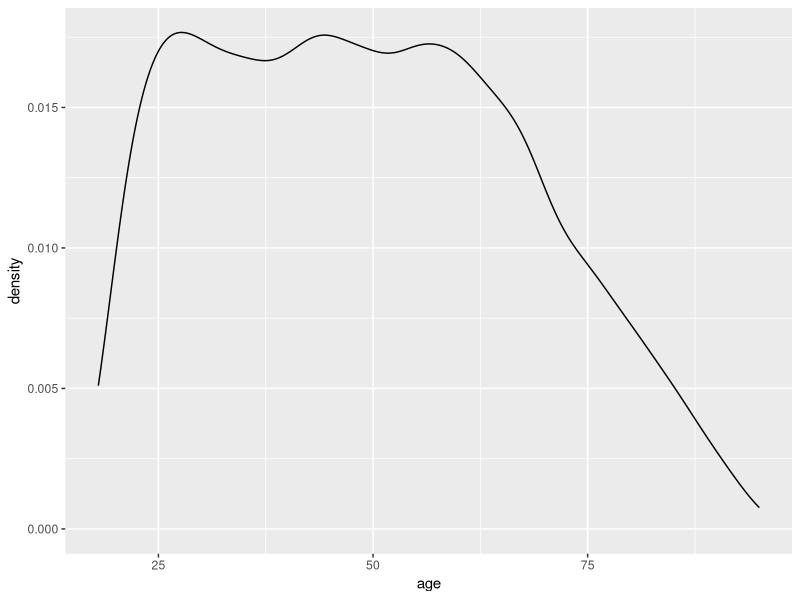
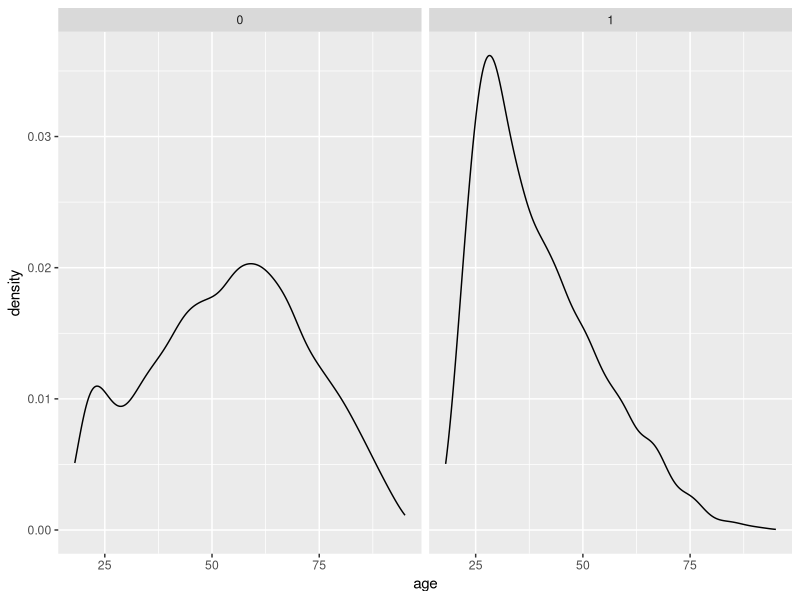
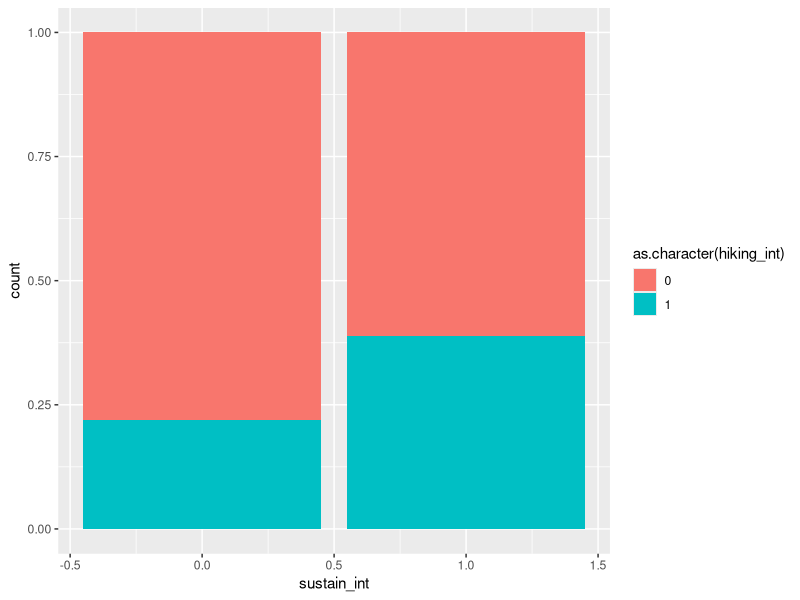
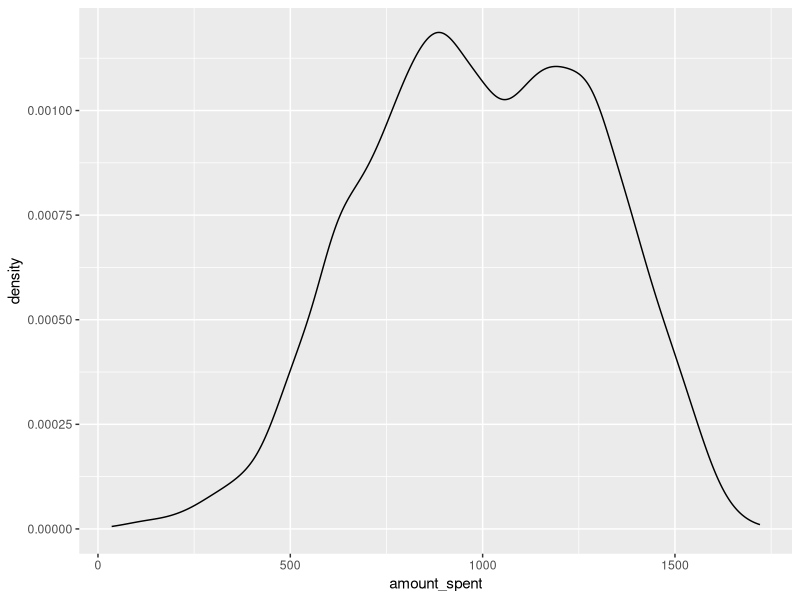
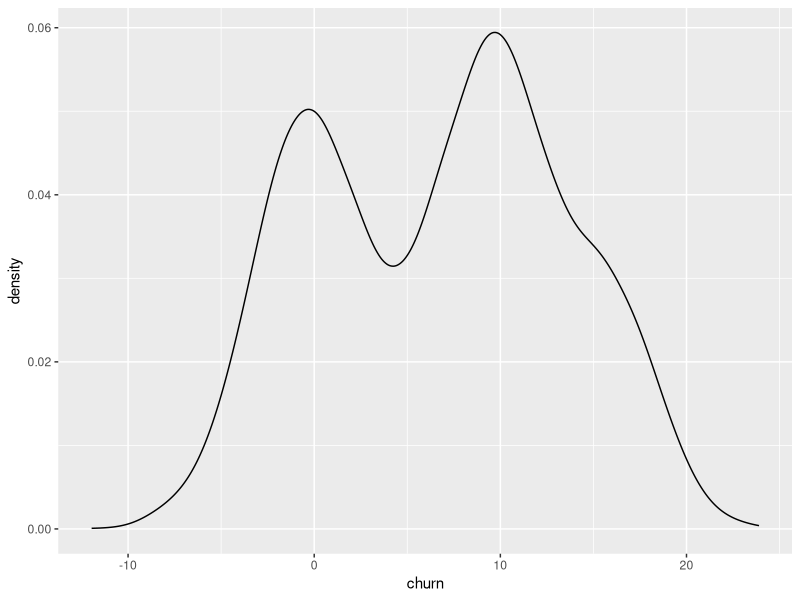
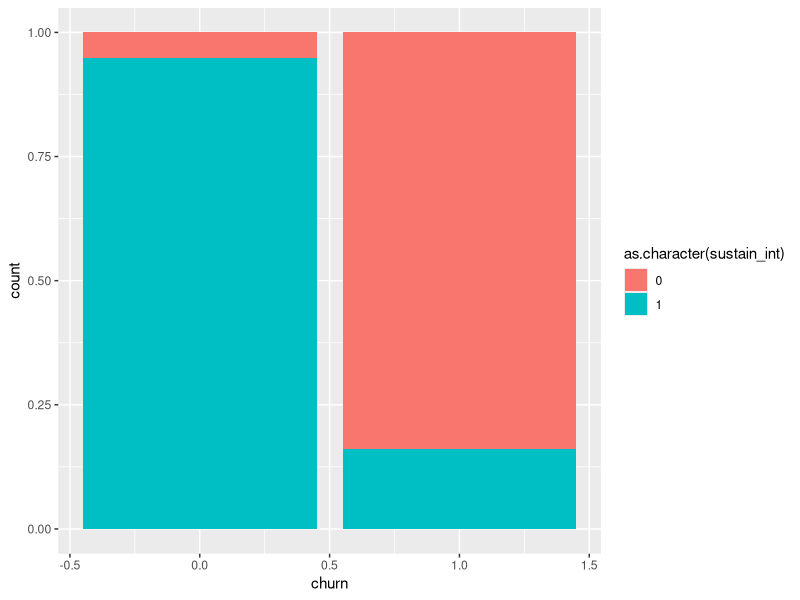
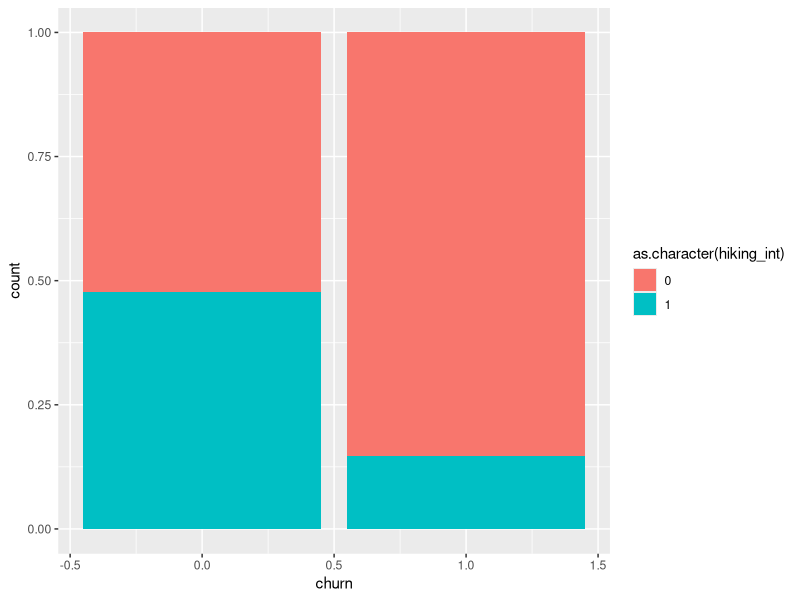
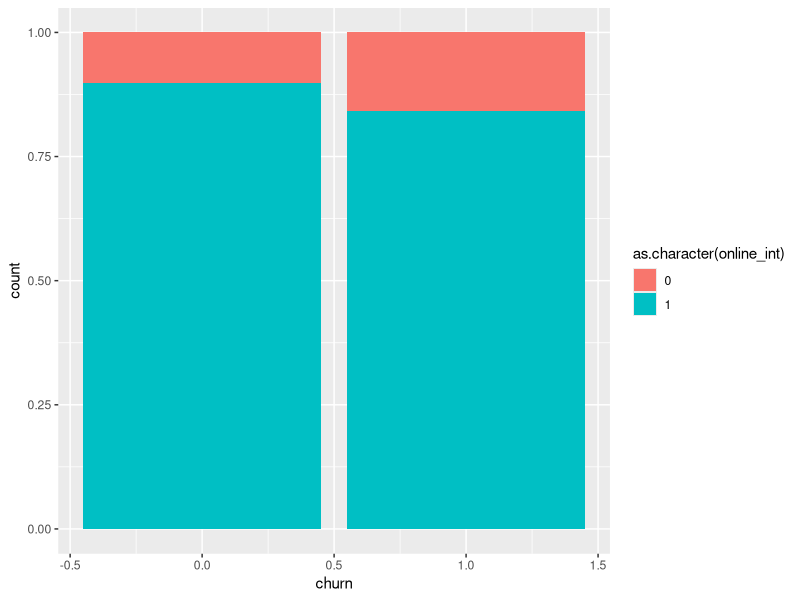

The R script that drew these images, in order:
library(tidyverse)

# Number of Customers
num_cust <- 10000

# Customer ID
customer_id <- c()
for (i in 1:num_cust) {
  customer_id[i] <- 1000 + i
}


# Variable 1 - Age --------------------------------------------------------
# Truly Independent

sample_ages <- function(n) {
  ## custom age pdf
  age_pdf <- function(x) {
    if (x < 18 || x > 96) return(0)
    if (x >= 21 && x <= 60) return(1)
    if (x >= 18 && x < 21) return((x - 18) / (21 - 18))  # Ramps up from 18 to 21
    if (x > 60 && x <= 96) return((96 - x) / (96 - 60))  # Tapers down from 60 to 96
  }
  v_pdf <- Vectorize(age_pdf)
  ## rejection sampling
  samples <- c()
  while (length(samples) < n) {
    candidates <- runif(n, min = 18, max = 96)
    probs <- v_pdf(candidates)
    keep <- runif(n) < probs
    samples <- c(samples, candidates[keep])
    samples <- samples[1:min(length(samples), n)]  # Keep only up to n samples
  }
  return(round(samples))
}

age <- sample_ages(num_cust)

## Check distribution
tibble(age = age) |>
  ggplot(aes(x = age)) +
  geom_density()


# Variable 2 - Region -----------------------------------------------------
# Truly Independent


# region_options <- c(
#   "Pacific Northwest",
#   "East Coast",
#   "Midwest",
#   "Great Plains",
#   "South",
#   "West",
#   "California")
#
# region <- sample(region_options,
#                  num_cust,
#                  replace = TRUE,
#                  prob = c(.35,.05,.07,.05,.05,.25,.18))
#
# ## Check Distribution
# tibble(region = region) |>
#   ggplot(mapping = aes(x = region)) +
#   geom_bar()


# Revamped Variable 2 - Number of Online Visits ---------------------------
# Dependent on Age

num_visits <- c()

for (i in 1:num_cust) {
  num_visits[i] <- round(100 - age[i] + rnorm(1, 10, 10))
  num_visits[i] <- ifelse(num_visits[i] < 1, 1, num_visits[i])
}

# Variable 3 - Interest in Hiking -----------------------------------------
# A Partial Function of Age

hiking_int <- c()

abs_age_vec <- c()
age_impact_vec <- c()

for (i in 1:num_cust) {
  abs_age <- abs(age[i] - 28)
  age_impact <- abs_age/age[i]
  hiking_int[i] <- rbinom(1, 1, prob = .71 - age_impact)
}

## Check Distribution
tibble(hiking_int = hiking_int,
       age = age) |>
  ggplot(mapping = aes(x = age)) +
  geom_density() +
  facet_wrap(~as.character(hiking_int))

# Variable 4 - Interest in Sustainability ---------------------------------
# A Partial Function of Interest in Hiking and Region

# region_probs <- c(
#   .7, .6, .4, .3, .2, .5, .5
# )


sustain_int <- c()
for (i in 1:num_cust) {
  prob_hiking <- hiking_int[i] * .2
  # prob_region <- region_probs[which(region_options == region[i])]
  sustain_int[i] <- rbinom(1, 1, prob = prob_hiking + rnorm(1, .5, .1))
  sustain_int[i] <- ifelse(is.na(sustain_int[i]), 0, sustain_int[i])
}

## Check Distribution
tibble(sustain_int = sustain_int,
       hiking_int = hiking_int) |>
ggplot(mapping = aes(x = sustain_int, fill = as.character(hiking_int))) +
  geom_bar(position = "fill")

## Check Distribution - Region
# tibble(sustain_int = sustain_int,
#        region = region) |>
#   ggplot(mapping = aes(x = sustain_int, fill = as.character(region))) +
#   geom_bar(position = "fill")


# Variable 5 - Active Online ----------------------------------------------
# A Partial Function of Interest in Hiking

online_int <- c()
for (i in 1:num_cust) {
  prob <- hiking_int[i] * .1
  online_int[i] <- rbinom(1, 1, prob = .9 - prob)
}

# Variable 6 - Amount Spent -----------------------------------------------
# A Partial Function of all 5 previous variables

amount_spent <- c()

# region_probs <- c(
#   400, 120, 110, 100, 50, 220, 450
# )

for (i in 1:num_cust) {
  abs_age <- abs(age[i] - 46)
  age_impact <- abs_age/age[i]
  amount_spent[i] <- 600 +
    age_impact * -600 +
    # region_probs[which(region_options == region[i])] +
    num_visits[i] * 4 +
    200 * hiking_int[i] +
    400 * sustain_int[i] +
    100 * online_int[i] +
    rnorm(1, mean = 0, sd = 50)
}

for(i in 1:num_cust) {
  amount_spent[i] <- ifelse(amount_spent[i] < 0, 0, amount_spent[i])
}

## Check Distribution
tibble(amount_spent = amount_spent) |>
  ggplot(mapping = aes(x = amount_spent)) +
  geom_density()


# Variable 7 - Churn ------------------------------------------------------
# A Function of All 6 Variables

# Create Churn first as a linear equation with different weights

# region_probs <- c(
#   4, 1, .5, .5, 1, 3, 3
# )

churn <- c()

for (i in 1:num_cust) {
  abs_age <- abs(age[i] - 25)
  age_impact <- abs_age/age[i]
  churn[i] <- age_impact * -5 +
    # region_probs[which(region_options == region[i])] +
    (num_visits[i] / -30) +
    6 * hiking_int[i] +
    10 * sustain_int[i] +
    4 * online_int[i] +
    rnorm(1, mean = 0, sd = 2.5)
}

## Check Distribution
tibble(churn = churn) |>
  ggplot(mapping = aes(x = churn)) +
  geom_density()


churn_binomial <- ifelse(churn < median(churn), 1, 0)

## Create a Dataframe
simulated_data <- tibble(
  churn = churn_binomial,
  amount_spent = amount_spent,
  num_visits = num_visits,
  age = age,
  hiking_int = hiking_int,
  sustain_int = sustain_int,
  online_int = online_int,
  id = customer_id
)


# Check Relationships -----------------------------------------------------

# Sustainability
simulated_data |>
  ggplot(mapping = aes(x = churn, fill = as.character(sustain_int))) +
  geom_bar(position = "fill")

# Hiking
simulated_data |>
  ggplot(mapping = aes(x = churn, fill = as.character(hiking_int))) +
  geom_bar(position = "fill")

# Online
simulated_data |>
  ggplot(mapping = aes(x = churn, fill = as.character(online_int))) +
  geom_bar(position = "fill")

# Age
simulated_data |>
  ggplot(mapping = aes(x = age)) +
  geom_density() +
  facet_wrap(~churn)

# Region
# simulated_data |>
#   ggplot(mapping = aes(x = churn, fill = as.character(region))) +
#   geom_bar(position = "fill")

# Amount Spent
simulated_data |>
  ggplot(mapping = aes(x = amount_spent)) +
  geom_density() +
  facet_wrap(~churn)

# Transform Simulated Data
simulated_data <- simulated_data |>
  mutate(churn = as.factor(churn),
         hiking_int = as.factor(hiking_int),
         sustain_int = as.factor(sustain_int),
         online_int = as.factor(online_int))

simulated_data |>
  ggplot(mapping = aes(x = num_visits)) +
  geom_density() +
  facet_wrap(~churn)

# write_csv(simulated_data, "churnFULL_aaFULL.csv")



# rm(list = setdiff(ls(), "simulated_data"))

